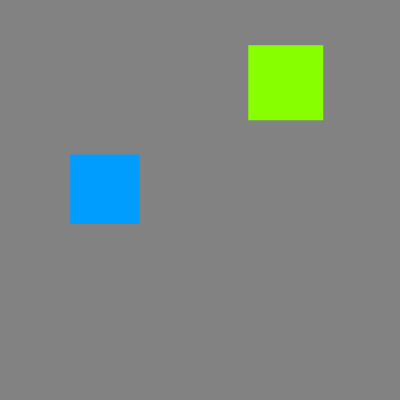
Frame 1 (no input)
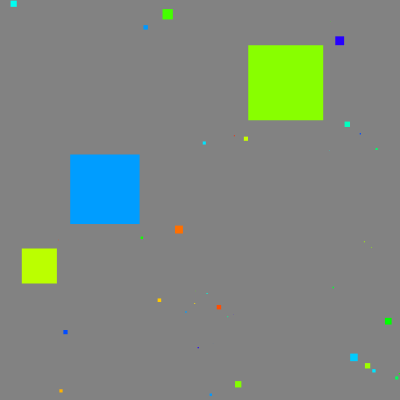
Frame 60 (no input)
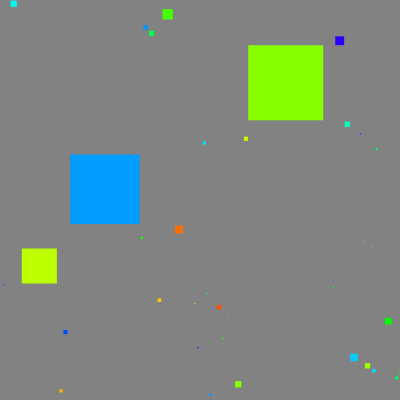
Frame 120 (the mouse pressed at the canvas centre since frame 60)

The p5.js sketch that drew these frames (run headless with seeded random() and noise() and a simulated clock; from frame 60 on, the mouse is pressed at the canvas centre):

// p5.js sketch
// ── sketch.js
const squares = []
const maxs = 100

function setup() {
    createCanvas(400, 400);
    noStroke()
    rectMode(CENTER)
    squares.push({
        pos: createVector(random(width), random(height)),
        s: random(maxs),
        hu:floor(random(256))
    })
    colorMode(HSB)
}

function draw() {
    background(51);

    //add a square
    let attempts = 0
    while (attempts < 1000) {
        const newSquare = {
            pos: createVector(random(width), random(height)),
            s: random(maxs),
            hu:floor(random(256))
        }
        failed = false
        for (square of squares) {
            const dx = abs(square.pos.x-newSquare.pos.x)
            const dy = abs(square.pos.y-newSquare.pos.y)
            if (min(dx,dy) < .5*(square.s+newSquare.s)) {
                failed = true
                break
            }
        }
        if(!failed){
            squares.push(newSquare)
            break
        }
        attempts++;
    }

    //draw all squares
    for (square of squares) {
        fill(square.hu,255,255)
        rect(square.pos.x, square.pos.y, square.s, square.s)
    }
}
